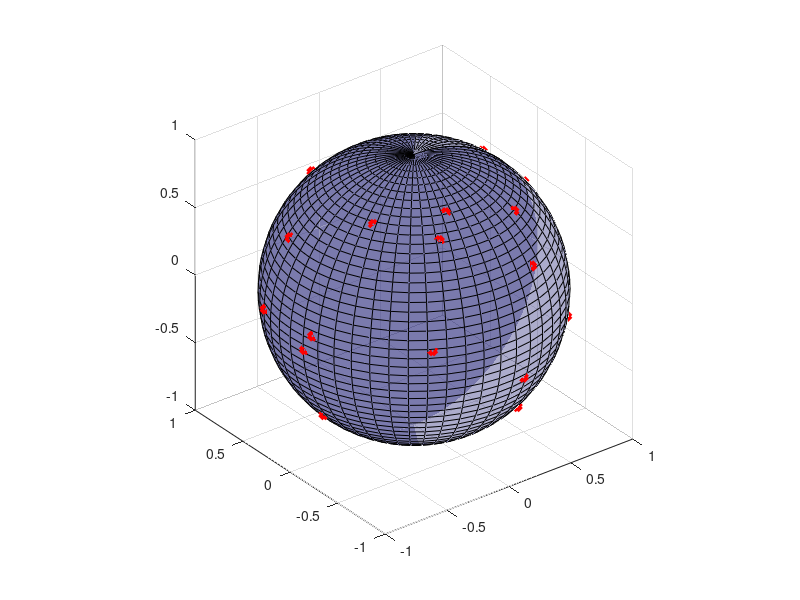

The MATLAB source for this figure: (Note: this script raises an error after producing the figure.)
% graficaesfera.m
% 20.oct.20
% vamos a graficar una esfera
close all
clc
clear all

[x y z] = sphere(50);
h = surfl(x, y, z); 
set(h, 'FaceAlpha', 0.4)
set(h, 'FaceColor', [47/255 47/255 127/255])
axis equal
hold on

np = 30;

P = randn(3, np);

% estos puntos se grafican en dimension 3, ponemos sus coordenadas
x = zeros(3*np, 1);

for j = 1:np
    % ahora los vamos a normalizar (escalar)
    v = P( : , j ); % extraemos cada punto
    nv = norm( v );
    P( : , j ) = v/nv;
    x( 3 * ( j - 1 ) + 1 : 3 * j) = P( : , j ); % lo ponemos en forma matricial
    plot3( P( 1 , j ) , P( 2 , j ) , P( 3 , j ), 'rd', 'Linewidth', 3)
    hold on
end

% Resolvemos por Matlab
[x, fval, exitflag, output] = fmincon('fesfera', x, [],[],[],[],[],[], 'hesfera2');

